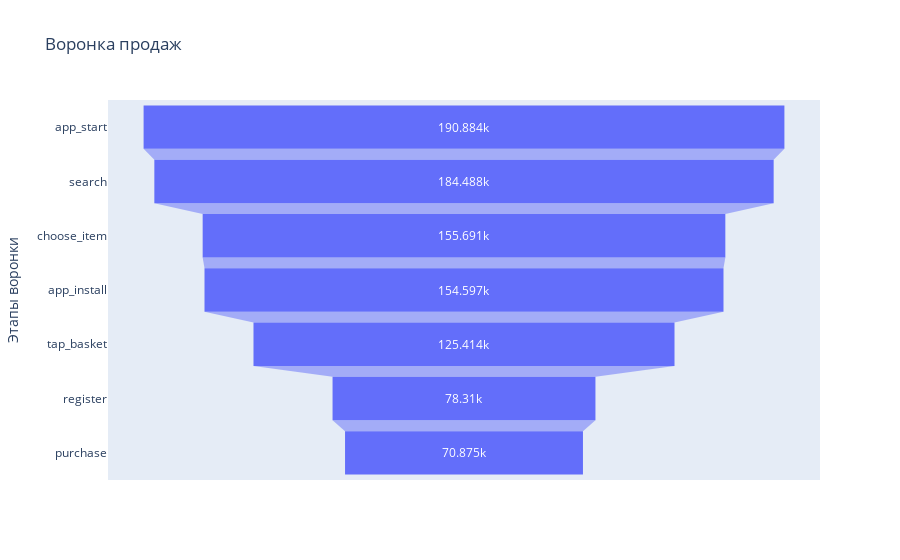

This figure's notebook cell:
### Code cell
# Построение графика воронки
fig = px.funnel(funnel, x="unique_users", y="event", title="Воронка продаж")

# Настройка внешнего вида
fig.update_layout(
    xaxis_title="Количество уникальных пользователей",
    yaxis_title="Этапы воронки",
    xaxis=dict(showgrid=True, gridcolor='LightGray'),
    yaxis=dict(showgrid=False),
)

# Отображение графика
fig.show()

### Figure 1 — Plotly figure (JSON) as saved in the notebook; plotly's stock layout.template omitted (floating-point values rounded to 4 significant figures)
{"data": [{"hovertemplate": "unique_users=%{x}<br>event=%{y}<extra></extra>", "legendgroup": "", "marker": {"color": "#636efa"}, "name": "", "orientation": "h", "showlegend": false, "type": "funnel", "x": [190884, 184488, 155691, 154597, 125414, 78310, 70875], "xaxis": "x", "y": ["app_start", "search", "choose_item", "app_install", "tap_basket", "register", "purchase"], "yaxis": "y"}], "layout": {"autosize": true, "legend": {"tracegroupgap": 0}, "title": {"text": "Воронка продаж"}, "xaxis": {"anchor": "y", "autorange": true, "domain": [0, 1], "gridcolor": "LightGray", "range": [-106000.0, 106000.0], "showgrid": true, "title": {"text": "Количество уникальных пользователей"}, "type": "linear"}, "yaxis": {"anchor": "x", "autorange": true, "domain": [0, 1], "range": [6.5, -0.5], "showgrid": false, "title": {"text": "Этапы воронки"}, "type": "category"}}}
